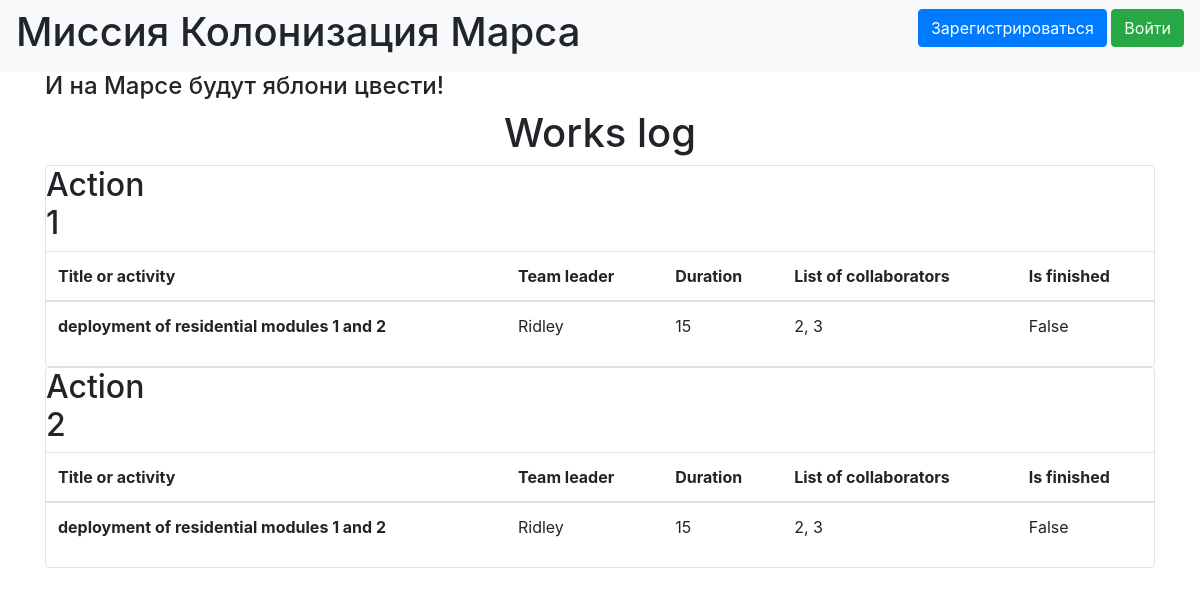
The page / on the database its author committed.
### BD/data/jobs.py (models this page shows)
class Jobs(SqlAlchemyBase):
    __tablename__ = 'jobs'
    id = sqlalchemy.Column(sqlalchemy.Integer,
                           primary_key=True, autoincrement=True)
    team_leader = sqlalchemy.Column(sqlalchemy.Integer, sqlalchemy.ForeignKey("users.id"))
    job = sqlalchemy.Column(sqlalchemy.String, nullable=True)
    work_size = sqlalchemy.Column(sqlalchemy.Integer, nullable=True)
    collaborators = sqlalchemy.Column(sqlalchemy.String, nullable=True)
    start_date = sqlalchemy.Column(sqlalchemy.DateTime, default=datetime.datetime.now, nullable=True)
    end_data = sqlalchemy.Column(sqlalchemy.DateTime, default=datetime.datetime.now, nullable=True)
    is_finished = sqlalchemy.Column(sqlalchemy.BOOLEAN)
    user = orm.relationship('User')
    def __repr__(self):
        return f"{self.job}"

### BD/data/users.py (models this page shows, shortened)
class User(SqlAlchemyBase):
    __tablename__ = 'users'
    id = sqlalchemy.Column(sqlalchemy.Integer,
                           primary_key=True, autoincrement=True)
    surname = sqlalchemy.Column(sqlalchemy.String, nullable=True)
    name = sqlalchemy.Column(sqlalchemy.String, nullable=True)
    age = sqlalchemy.Column(sqlalchemy.Integer, nullable=True)
    position = sqlalchemy.Column(sqlalchemy.String, nullable=True)
    speciality = sqlalchemy.Column(sqlalchemy.String, nullable=True)
    address = sqlalchemy.Column(sqlalchemy.String, nullable=True)
    email = sqlalchemy.Column(sqlalchemy.String,
                              index=True, unique=True)
    hashed_password = sqlalchemy.Column(sqlalchemy.String)
    modified_date = sqlalchemy.Column(sqlalchemy.DateTime, default=datetime.datetime.now)
    jobs = orm.relationship("Jobs", back_populates='user')

### BD/main.py (the view)
@app.route("/")
def index():
    db_sess = db_session.create_session()
    jobs = db_sess.query(Jobs).all()
    print(jobs)
    return render_template("index.html", jobs=jobs)

### BD/data/db_session.py (called while the page is built)
def create_session() -> Session:
    global __factory
    return __factory()

### BD/templates/index.html
{% extends "base.html" %}
{% block content %}
<h1>Works log</h1>
{% for item in jobs%}
<div class="col-md6 border rounded">
    <h2>Action {{item.id}}</h2>
    <table class="table">
  <thead>
    <tr>
      <th scope="col">Title or activity</th>
      <th scope="col">Team leader</th>
      <th scope="col">Duration</th>
      <th scope="col">List of collaborators</th>
        <th scope="col">Is finished</th>
    </tr>
  </thead>
  <tbody>
    <tr>
      <th scope="row">{{item.job}}</th>
      <td>{{item.user.name}}</td>
      <td>{{item.work_size}}</td>
      <td>{{item.collaborators}}</td>
      <td>{{item.is_finished}}</td>
    </tr>
  </tbody>
</table>
</div>
{% endfor %}
{% endblock %}

### BD/templates/base.html (shortened to what this page needs)
<!doctype html>
<html lang="en">
<head>
    <link rel="stylesheet"
          href="https://stackpath.bootstrapcdn.com/bootstrap/4.4.1/css/bootstrap.min.css"
>
    <link href="../static/css/style.css" rel="stylesheet" type="text/css" />
</head>
<body>
<header>
    <nav class="navbar navbar-light bg-light">
        <h1> Миссия Колонизация Марса </h1>
        {% if current_user.is_authenticated %}
    <a class="navbar-brand" href="/logout">{{ current_user.name }}</a>
       {% else %}
    <p>
        <a class="btn btn-primary " href="/register">Зарегистрироваться</a>
        <a class="btn btn-success" href="/login">Войти</a>
    </p>
{% endif %}
    </nav>
</header>
<main role="main" class="container">
    <h4> И на Марсе будут яблони цвести! </h4>
    {% block content %}{% endblock %}
</main>
</body>
</html>

### static/css/style.css (style rules this page uses)
h1 { text-align: center; }
h2 { width: 5px; text-align: center; }
h2 { width: 5px; text-align: left; }

### rows shown on the page
Jobs: id "1", job "deployment of residential modules 1 and 2", user.name "Ridley", work_size "15", collaborators "2, 3", is_finished "False"
Jobs: id "2", job "deployment of residential modules 1 and 2", user.name "Ridley", work_size "15", collaborators "2, 3", is_finished "False"
